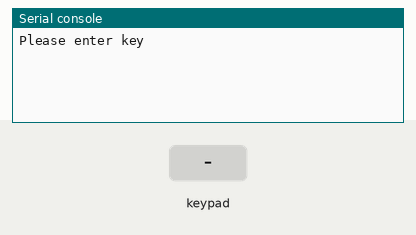
Recording of a program running on a simulated Raspberry Pi Pico running MicroPython. Shown: the last lines printed to the serial console. The inputs (shaded band) are chosen by the test bench.

Above: at 1.2 s.
1.3 s: key '1' pressed
At 2.4 s:
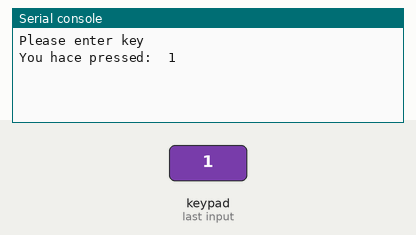
2.8 s: keypad keys 1 2 # pressed 0.4 s apart
At 4.2 s:
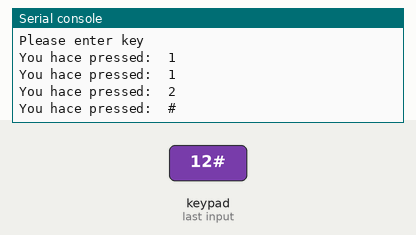
5.5 s: key 'A' pressed
At 6.7 s:
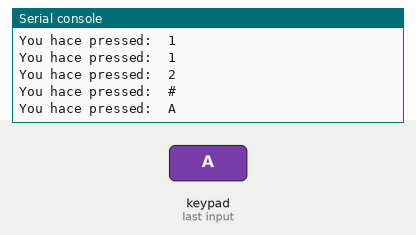
7.0 s: keypad keys 1 2 * pressed 0.4 s apart
At 8.6 s:
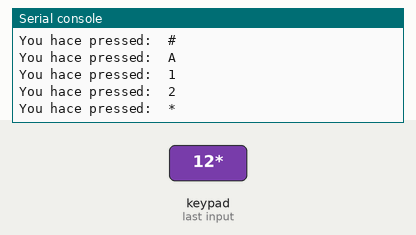
9.7 s: key 'B' pressed
At 10.0 s:
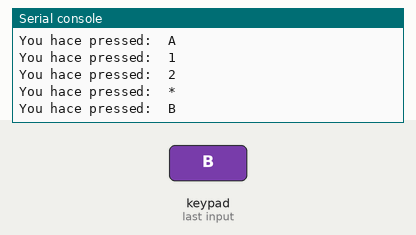
11.2 s: keypad keys 1 2 D pressed 0.4 s apart
At 13.0 s:
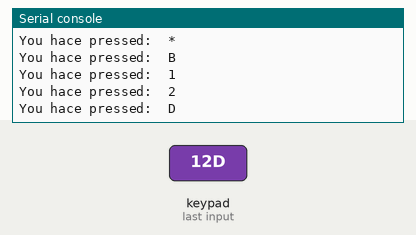

Measured:
- after the input at 1.3 s, the serial console: prints a new line at once (image 1)
- after the input at 2.8 s, the serial console: prints a new line after 0.40 s (image 2)
- after the input at 5.5 s, the serial console: prints a new line at once (image 3)
- after the input at 7.0 s, the serial console: prints a new line at once (image 4)
- after the input at 9.7 s, the serial console: prints a new line at once (image 5)
- after the input at 11.2 s, the serial console: prints a new line at once (image 6)

The program:

Keypad.py
```python
# Autor: Carlos Eduardo Ortega Frias
import utime
from machine import Pin

matrix_keys = [['1','2','3','A'],
['4','5','6','B'],
['7','8','9','C'],
['*','0','#','D']]

keypad_rows = [9,8,7,6]
keypad_columns = [5,4,3,2]

col_pins = []
row_pins = []

for i in range(0,4):
  row_pins.append(Pin(keypad_rows[i], Pin.OUT))
  row_pins[i].value(1)
  col_pins.append(Pin(keypad_columns[i], Pin.IN, Pin.PULL_DOWN))
  col_pins[i].value(0)

print("Please enter key")

def scankeys():
  for row in range(4):
    for col in range(4):
      row_pins[row].high()
      key = None
      if col_pins[col].value() == 1:
        print("You hace pressed: ", matrix_keys[row][col])
        utime.sleep(0.3)
    row_pins[row].low()

while True:
  scankeys()
```
